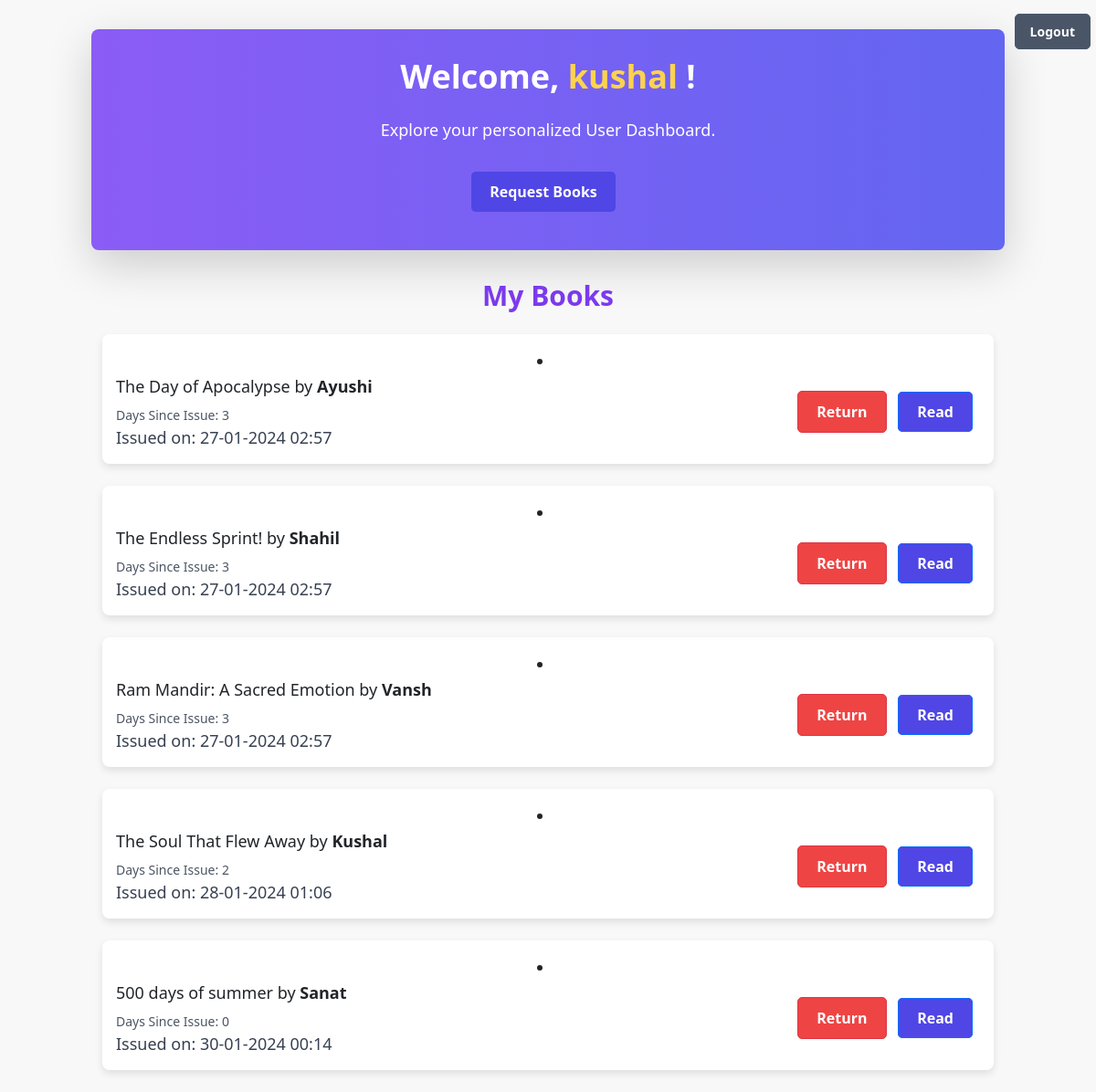
The app's page /dashboard_user (signed in) with its own data.
### app.py (models this page shows, shortened)
class User(UserMixin, db.Model):
    id = db.Column(db.Integer, primary_key=True)
    username = db.Column(db.String(80), unique=True, nullable=False)
    password = db.Column(db.String(120), nullable=False)
    role = db.Column(db.String(10), nullable=False)
    requests = db.relationship('Request', backref='user_relationship', lazy=True)

class Book(db.Model):
    id = db.Column(db.Integer, primary_key=True)
    title = db.Column(db.String(100), nullable=False)
    author = db.Column(db.String(100), nullable=False)
    content = db.Column(db.Text)
    genre_id = db.Column(db.Integer, db.ForeignKey('genre.id'), nullable=True)
    requests = db.relationship('Request', backref='books_relationship', lazy=True)
    feedback = db.relationship('Feedback', backref='books_feedback_relationship', lazy=True)
    genre = db.relationship('Genre', backref='books_genres_relationship', lazy=True)

class Request(db.Model):
    id = db.Column(db.Integer, primary_key=True)
    user_id = db.Column(db.Integer, db.ForeignKey('user.id'), nullable=False)
    book_id = db.Column(db.Integer, db.ForeignKey('book.id'), nullable=False)
    issue_date = db.Column(db.DateTime, default=datetime.utcnow)
    return_date = db.Column(db.DateTime, default=datetime.utcnow)
    status = db.Column(db.String(20), default='Pending', nullable=False)
    user = db.relationship('User', backref='requests_user_relationship', lazy=True)
    book = db.relationship('Book', backref='requests__books_relationship', lazy=True)
    @app.context_processor
    def utility_processor():
        def convert_to_ist(time):
            utc_time = time.replace(tzinfo=pytz.UTC)
            ist_time = utc_time.astimezone(pytz.timezone('Asia/Kolkata'))
            return ist_time
        return dict(convert_to_ist=convert_to_ist)

### app.py (the view)
@app.route('/dashboard_user', methods=['GET', 'POST'])
def dashboard_user():
    if 'user_id' in session:
        user_id = session['user_id']
        user = User.query.filter_by(id=user_id).first()
        accepted_requests = Request.query.filter_by(user_id=user_id, status='Accepted').all()
        accepted_books = [(request.book, calculate_days_since_issue(request.issue_date)) for request in accepted_requests]
        return render_template('dashboard_user.html',username = user.username, accepted_books=accepted_books)
    else:
        flash('Please log in to access the user dashboard.', 'danger')
        return render_template('dashboard_user.html')

### app.py (called while the page is built)
def calculate_days_since_issue(issue_date):
    current_date = datetime.utcnow()
    days_since_issue = (current_date - issue_date).days
    return days_since_issue

### templates/dashboard_user.html (shortened to what this page needs)
{% extends 'base.html' %}
{% block content %}
    <div class="container my-8 p-8 bg-gradient-to-r from-purple-500 to-indigo-500 text-white rounded-lg shadow-lg text-center">
        <h1 class="text-4xl font-extrabold mb-4">Welcome, <span class="text-yellow-300">{{ username }}</span> !</h1>
        <p class="text-lg mb-8">Explore your personalized User Dashboard.</p>
        <a href="{{ url_for('request_books') }}" class="btn-primary">Request Books</a>
    </div>
    <div class="container mx-auto text-center">
        {% if accepted_books %}
            <h2 class="text-3xl font-semibold mb-6 text-purple-600">My Books</h2>
            <ul class="list-inside list-disc text-lg">
                {% for book, days_since_issue in accepted_books %}
                    <li class="mb-4 book-item">
                        <div class="flex items-center justify-between">
                            <div>
                                <p class="mb-2"><span class="book-title">{{ book.title }}</span> by <span class="font-semibold">{{ book.author }}</span></p>
                                <p class="text-sm text-gray-600 leftmost-text">Days Since Issue: {{ days_since_issue }}</p>
                                <p class="text-gray-700 leftmost-text">Issued on: {{ convert_to_ist(book.requests__books_relationship[0].issue_date).strftime('%d-%m-%Y %H:%M') }}</p>
                            </div>
                            <div>
                                {% for request in book.requests__books_relationship %}
                                    <form method="post" action="{{ url_for('return_book', request_id=request.id) }}" class="inline mr-2">
                                        <button type="submit" class="btn btn-danger">Return</button>
                                    </form>
                                    <a href="{{ url_for('read_book', book_id=book.id) }}" class="btn btn-primary inline mr-2">Read</a>
                                {% endfor %}
                            </div>
                        </div>
                    </li>
                {% endfor %}
            </ul>
        {% else %}
            <p class="text-lg text-gray-500">No accepted books found.</p>
        {% endif %}
    </div>
    <div class="buttons-container">
        <a href="{{ url_for('logout') }}" class="btn-logout">Logout</a>
    </div>
{% endblock %}

### static/style.css (style rules this page uses)
body { margin: 20px; }
.btn-primary, .btn-success { display: inline-block; padding: 10px 20px; margin: 0 10px 10px 0; text-decoration: none; color: #fff; border-radius: 5px; font-weight: bold; cursor: pointer; }
.btn-primary { background-color: #007bff; }
body { font-family: 'Arial', sans-serif; background-color: #f8f8f8; margin: 0; }
.container { max-width: 800px; margin: auto; }
.bg-gradient-to-r { background: linear-gradient(to right, #6B46C1, #6366F1); }
.text-yellow-300 { color: #FBBF24; }
.btn-primary, .btn-success, .btn-danger, .btn-logout { display: inline-block; padding: 10px 20px; font-size: 16px; font-weight: bold; text-align: center; text-decoration: none; border-radius: 5px; cursor: pointer; transition: background-color 0.3s ease; }
.btn-primary { background-color: #4F46E5; color: #fff; }
.btn-danger { background-color: #EF4444; color: #fff; }
.btn-logout { color: #fff; background-color: #4a5568; border: 1px solid #4a5568; border-radius: 5px; padding: 8px 16px; font-size: 14px; cursor: pointer; transition: background-color 0.3s ease; position: fixed; top: 15px; right: 6px; }
.book-item { background-color: #fff; padding: 15px; border-radius: 8px; box-shadow: 0 4px 8px rgba(0, 0, 0, 0.1); transition: transform 0.3s ease; }
.text-gray-700 { color: #4B5563; }
.buttons-container { margin-top: 20px; }

### templates/dashboard_user.html (style rules this page uses)
.leftmost-text { text-align: left; }

### records on screen
User: username "kushal"
Book: title "The Day of Apocalypse", author "Ayushi", days_since_issue "3"
Request: issue_date "27-01-2024 02:57"
Book: title "The Endless Sprint!", author "Shahil", days_since_issue "3"
Request: issue_date "27-01-2024 02:57"
Book: title "Ram Mandir: A Sacred Emotion", author "Vansh", days_since_issue "3"
Request: issue_date "27-01-2024 02:57"
Book: title "The Soul That Flew Away", author "Kushal", genre "2"
Request: issue_date "28-01-2024 01:06"
Book: title "500 days of summer", author "Sanat", days_since_issue "0"
Request: issue_date "30-01-2024 00:14"
